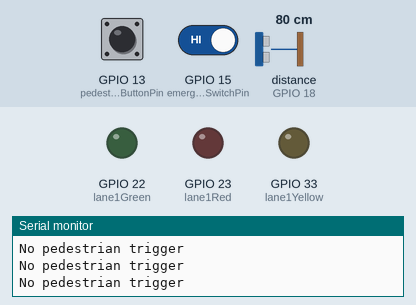
This sketch was run on a simulated ESP32. On the bench: output pins drawn as LEDs (lit = HIGH), the last lines printed to the serial monitor. The inputs (shaded band) are chosen by the test bench; at power-on: GPIO 13 (pedestrianButtonPin) HIGH, GPIO 15 (emergencySwitchPin) HIGH, distance to the obstacle (sensor on GPIO 18) 80 cm. The echo pulse lasts 58.3 µs per cm.

Above: at 2.8 s.
2.9 s: GPIO 13 (pedestrianButtonPin) pulled LOW for 1.2 s
At 4.0 s:
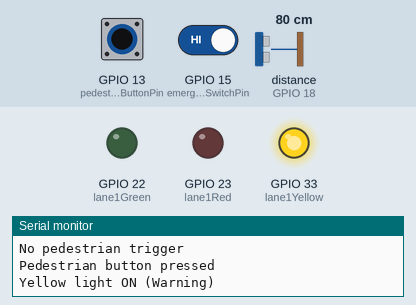
8.2 s: GPIO 13 (pedestrianButtonPin) pulled LOW for 3.2 s
At 13.2 s:
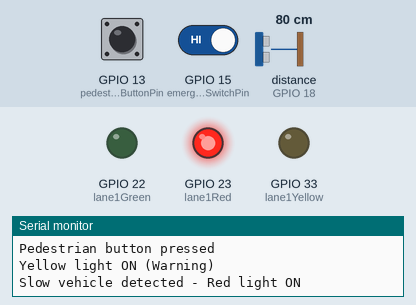
13.5 s: GPIO 13 (pedestrianButtonPin) driven LOW and GPIO 15 (emergencySwitchPin) driven LOW
At 28.4 s:
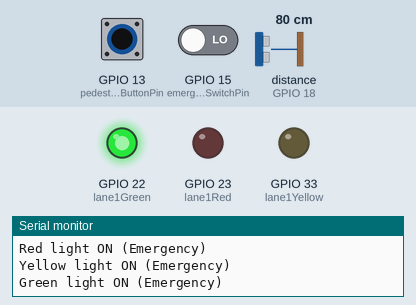
Timing chart, 0 to 43.5 s (numbered marks = the images above; inputs shaded):
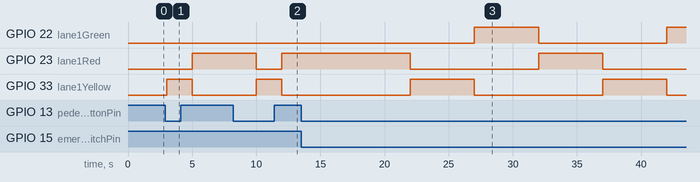

Measured:
- after the input at 2.9 s, GPIO 23 (lane1Red): LOW → HIGH after 2.1 s; GPIO 33 (lane1Yellow): LOW → HIGH after 0.10 s, → LOW 2.0 s later
- after the input at 8.2 s, GPIO 33 (lane1Yellow): LOW → HIGH after 1.8 s, → LOW 2.0 s later
- after the input at 13.5 s, GPIO 22 (lane1Green): LOW → HIGH after 13.5 s, → LOW 5.0 s later, → HIGH 10.0 s later; GPIO 23 (lane1Red): HIGH → LOW after 8.5 s instead of 3.5 s; GPIO 33 (lane1Yellow): alternates HIGH for 5.0 s and LOW for 10.0 s, starting after 8.5 s

The sketch:

smart_traffic_light_system.ino
```cpp
#include <Arduino.h>
#include <NewPing.h>

#define MAX_DISTANCE 2          // Maximum measurable distance in cm
#define MIN_THRESHOLD_TIME 1500 // Threshold time for fast vehicle (in milliseconds)
#define MID_THRESHOLD_TIME 3000 // Upper threshold time for medium-speed vehicle (in milliseconds)
#define YELLOW_WARNING_TIME 2000 // Yellow warning duration in milliseconds

const int lane1Trig1 = 5, lane1Echo1 = 18, lane1Trig2 = 19, lane1Echo2 = 21;

const int lane1Red = 23, lane1Yellow = 33, lane1Green = 22;

const int pedestrianButtonPin = 13;  // Pedestrian button
const int emergencySwitchPin = 15;   // Emergency switch

NewPing lane1Sensor1(lane1Trig1, lane1Echo1, MAX_DISTANCE);
NewPing lane1Sensor2(lane1Trig2, lane1Echo2, MAX_DISTANCE);

bool pedestrianTriggered = false;

void setup() {
  Serial.begin(115200);

  // Configure LED pins
  pinMode(lane1Red, OUTPUT);
  pinMode(lane1Yellow, OUTPUT);
  pinMode(lane1Green, OUTPUT);

  // Configure button and emergency switch pins
  pinMode(pedestrianButtonPin, INPUT_PULLUP);
  pinMode(emergencySwitchPin, INPUT_PULLUP);

  // Initialize LEDs to off
  resetAllLights();
}

void loop() {
  // Check if the pedestrian button is pressed
  if (digitalRead(pedestrianButtonPin) == LOW) {
    pedestrianTriggered = true;
    Serial.println("Pedestrian button pressed");
  } else {
    Serial.println("No pedestrian trigger");
    delay(1000); // Short delay to avoid excessive printing
    return;      // Skip the rest of the loop if no pedestrian trigger
  }

  // Check if the emergency switch is activated
  if (digitalRead(emergencySwitchPin) == LOW) {
    Serial.println("Emergency switch activated");
    handleEmergencySequence();
    return; // Skip the rest of the loop if emergency is active
  }

  // If pedestrian crossing is requested, handle the traffic light sequence based on speed
  if (pedestrianTriggered) {
    controlTrafficBasedonSpeed();
    pedestrianTriggered = false; // Reset after processing
  }
}

// Function to handle the emergency light sequence (Red -> Yellow -> Green)
void handleEmergencySequence() {
  // Red light on for emergency
  digitalWrite(lane1Red, HIGH);
  Serial.println("Red light ON (Emergency)");
  delay(5000); // Keep red light on for 5 seconds
  digitalWrite(lane1Red, LOW);

  // Yellow light on after red
  digitalWrite(lane1Yellow, HIGH);
  Serial.println("Yellow light ON (Emergency)");
  delay(5000); // Keep yellow light on for 5 seconds
  digitalWrite(lane1Yellow, LOW);

  // Green light on after yellow
  digitalWrite(lane1Green, HIGH);
  Serial.println("Green light ON (Emergency)");
  delay(5000); // Keep green light on for 5 seconds
  digitalWrite(lane1Green, LOW);

  Serial.println("Emergency sequence completed");
}

// Function to measure speed and control lights based on travel time
void controlTrafficBasedonSpeed() {
  unsigned long lane1TravelTime = measureTravelTime(lane1Sensor1, lane1Sensor2);

  // Yellow warning light before switching to green or red
  digitalWrite(lane1Yellow, HIGH);
  Serial.println("Yellow light ON (Warning)");
  delay(YELLOW_WARNING_TIME);
  digitalWrite(lane1Yellow, LOW);

  // Traffic control based on travel time thresholds
  if (lane1TravelTime < MIN_THRESHOLD_TIME) { // Fast vehicle (under 1.5 seconds)
    Serial.println("Fast vehicle detected - Red light ON");
    digitalWrite(lane1Red, HIGH);
  } else if (lane1TravelTime >= MIN_THRESHOLD_TIME && lane1TravelTime < MID_THRESHOLD_TIME) { // Medium-speed vehicle
    Serial.println("Medium-speed vehicle detected - Green light ON");
    digitalWrite(lane1Green, HIGH);
  } else { // Slow vehicle
    Serial.println("Slow vehicle detected - Red light ON");
    digitalWrite(lane1Red, HIGH);
  }

  delay(5000); // Keep light on for 5 seconds before resetting
  resetAllLights(); // Reset lights after processing
}

// Measure time between two sensors for lane 1
unsigned long measureTravelTime(NewPing sensor1, NewPing sensor2) {
  unsigned long startTime = 0, endTime = 0;

  if (sensor1.ping_cm() > 0) { // Detect vehicle on sensor 1
    startTime = millis();
    Serial.println("First sensor detected vehicle");

    while (sensor2.ping_cm() == 0); // Wait for vehicle to pass second sensor
    endTime = millis();
    Serial.println("Second sensor detected vehicle");
  }

  unsigned long travelTime = (endTime > startTime) ? (endTime - startTime) : (MID_THRESHOLD_TIME + 1);
  return travelTime;
}

// Function to reset all lights
void resetAllLights() {
  digitalWrite(lane1Red, LOW);
  digitalWrite(lane1Yellow, LOW);
  digitalWrite(lane1Green, LOW);
}
```
